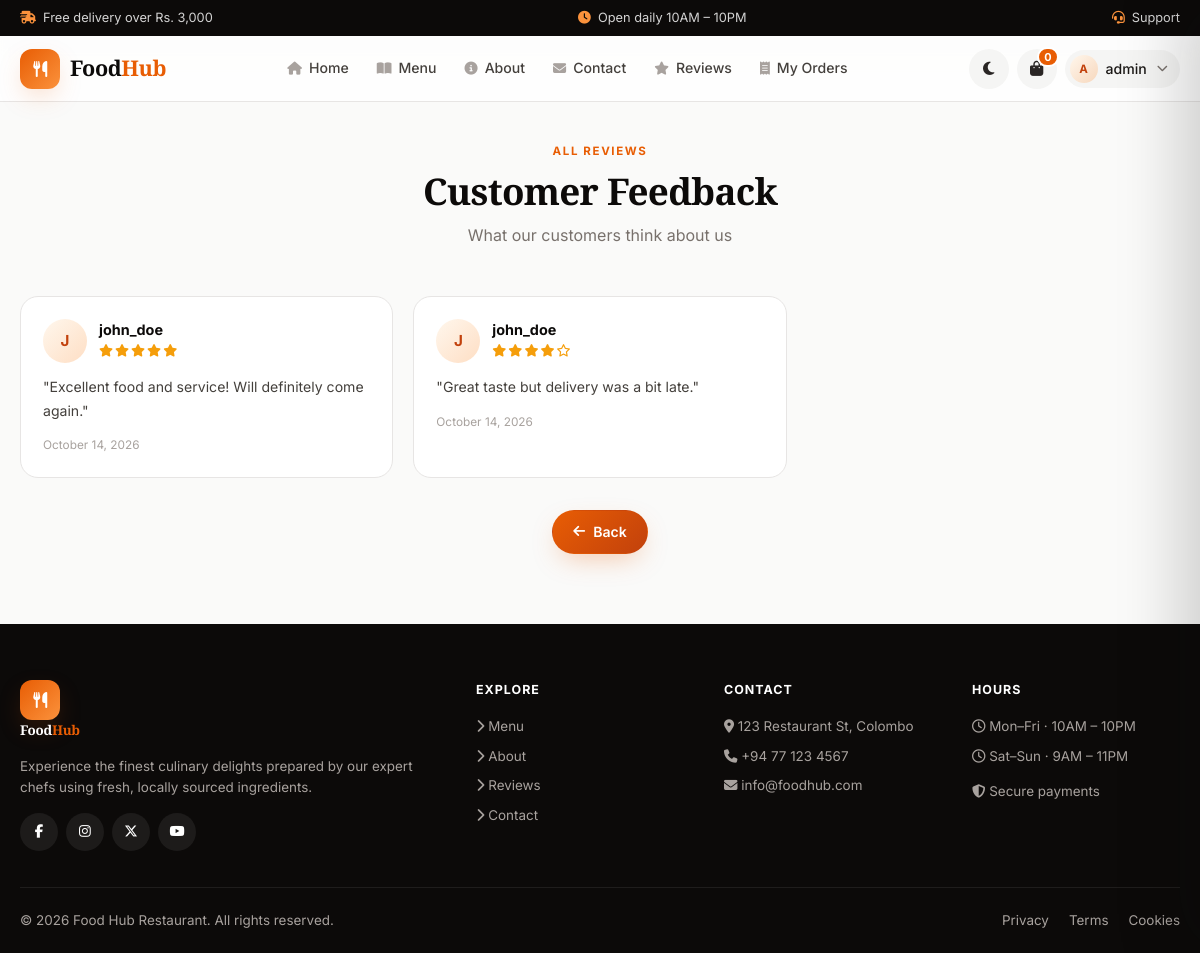
/feedback_all.php (signed in), run on the app's committed database.
### tables this page shows
CREATE TABLE feedback (
    id INT AUTO_INCREMENT PRIMARY KEY,
    user_id INT NOT NULL,
    rating INT CHECK (rating BETWEEN 1 AND 5),
    comment TEXT NOT NULL,
    created_at TIMESTAMP DEFAULT CURRENT_TIMESTAMP,
    FOREIGN KEY (user_id) REFERENCES users(id) ON DELETE CASCADE
);

CREATE TABLE users (
    id INT AUTO_INCREMENT PRIMARY KEY,
    username VARCHAR(50) UNIQUE NOT NULL,
    email VARCHAR(100) UNIQUE NOT NULL,
    password VARCHAR(255) NOT NULL,
    user_type ENUM('customer','admin') DEFAULT 'customer',
    created_at TIMESTAMP DEFAULT CURRENT_TIMESTAMP
);

### feedback_all.php (the view, shortened to what this page needs)
<?php
include 'includes/header.php';
?>
<div class="container" style="padding-top:36px">
    <div class="sec-title">
        <span class="eyebrow">All Reviews</span>
        <h2>Customer Feedback</h2>
        <p>What our customers think about us</p>
    </div>
    <div class="fb-grid">
    <?php
    $fb = $conn->query("SELECT f.*, u.username, DATE_FORMAT(f.created_at,'%M %d, %Y') AS d FROM feedback f JOIN users u ON f.user_id=u.id ORDER BY f.created_at DESC");
    if ($fb && $fb->num_rows):
        while ($r = $fb->fetch_assoc()):
    ?>
        <div class="fb-card reveal">
            <div class="fb-head">
                <div class="avatar"><?= avatarInitial($r['username']) ?></div>
                <div style="flex:1">
                    <div class="fb-name"><?= e($r['username']) ?></div>
                    <?= renderStars((int)$r['rating']) ?>
                </div>
            </div>
            <p class="fb-comment">"<?= e($r['comment']) ?>"</p>
            <div class="fb-date mt-2"><?= e($r['d']) ?></div>
        </div>
    <?php endwhile; else: ?>
        <div class="panel empty" style="grid-column:1/-1"><i class="fa-solid fa-comments"></i><p>No feedback yet.</p></div>
    <?php endif; ?>
    </div>
    <div class="center mt-4">
        <a href="<?= url('feedback.php') ?>" class="btn btn-primary"><i class="fa-solid fa-arrow-left"></i> Back</a>
    </div>
</div>
<?php include 'includes/footer.php'; ?>

### includes/functions.php (shortened to what this page needs)
<?php
function e($s): string { return htmlspecialchars((string)$s, ENT_QUOTES, 'UTF-8'); }
function url(string $path = ''): string { return BASE_URL . ltrim($path, '/'); }
function renderStars(int $rating): string {
    $h = '<span class="stars">';
    for ($i = 1; $i <= 5; $i++) {
        $h .= $i <= $rating ? '<i class="fa-solid fa-star"></i>' : '<i class="fa-regular fa-star"></i>';
    }
    return $h . '</span>';
}
function avatarInitial(string $name): string {
    return strtoupper(mb_substr(trim($name), 0, 1));
}

### assets/css/style.css (style rules this page uses)
:root { --primary:#E85D04; --primary-dark:#C2410C; --primary-light:#FB923C; --primary-soft:#FFF7ED; --primary-glow:rgba(232,93,4,.35); --accent:#F59E0B; --bg:#FAFAF9; --surface:#FFFFFF; --surface-2:#F5F5F4; --border:#E7E5E4; --border-strong:#D6D3D1; --ink-900:#0C0A09; --ink-800:#1C1917; --ink-700:#292524; --ink-600:#44403C; --ink-500:#78716C; --ink-400:#A8A29E; --ink-300:#D6D3D1; --ink-200:#E7E5E4; --ink-100:#F5F5F4; --ink-50:#FAFAF9; --success:#10B981; --warning:#F59E0B; --danger:#EF4444; --info:#3B82F6; --r-xs:6px; --r-sm:10px; --r-md:14px; --r-lg:18px; --r-xl:24px; --r-full:999px; --sh-xs:0 1px 2px rgba(12,10,9,.05); --sh-sm:0 1px 3px rgba(12,10,9,.06),0 1px 2px rgba(12,10,9,.04); --sh-md:0 4px 12px rgba(12,10,9,.07),0 2px 4px rgba(12,10,9,.04); --sh-lg:0 12px 32px rgba(12,10,9,.10),0 4px 8px rgba(12,10,9,.05); --sh-xl:0 24px 48px -12px rgba(12,10,9,.20); --sh-glow:0 10px 28px -8px var(--primary-glow); --ease:cubic-bezier(.4,0,.2,1); --dur:.22s; }
* { margin:0;padding:0;box-sizing:border-box }
html { scroll-behavior:smooth;-webkit-text-size-adjust:100% }
body { font-family:'Inter',-apple-system,BlinkMacSystemFont,'Segoe UI',sans-serif; font-size:15px;line-height:1.6;color:var(--ink-800); background:var(--bg);-webkit-font-smoothing:antialiased; min-height:100vh;display:flex;flex-direction:column; transition:background var(--dur) var(--ease),color var(--dur) var(--ease); }
a { color:inherit;text-decoration:none }
.container { width:100%;max-width:1240px;margin:0 auto;padding:0 20px }
.btn { display:inline-flex;align-items:center;justify-content:center;gap:8px;padding:10px 20px;border-radius:var(--r-full);font-weight:600;font-size:.88rem;transition:all var(--dur) var(--ease);white-space:nowrap;border:1.5px solid transparent;cursor:pointer }
.btn i { font-size:.85rem }
.btn-primary { background:linear-gradient(135deg,var(--primary),var(--primary-dark));color:#fff;box-shadow:var(--sh-glow) }
.sec-title { text-align:center;margin-bottom:48px;max-width:640px;margin-inline:auto }
.eyebrow { display:inline-block;font-size:.72rem;font-weight:700;letter-spacing:.14em;text-transform:uppercase;color:var(--primary);margin-bottom:10px }
.sec-title h2 { font-family:'Playfair Display',serif;font-size:clamp(1.6rem,3.4vw,2.3rem);color:var(--ink-900);letter-spacing:-.02em;line-height:1.15;margin-bottom:10px }
.sec-title p { color:var(--ink-500);font-size:1rem }
.fb-grid { display:grid;grid-template-columns:repeat(auto-fill,minmax(300px,1fr));gap:20px }
.fb-card { background:var(--surface);border:1px solid var(--border);border-radius:var(--r-lg);padding:22px;transition:all var(--dur) var(--ease) }
.fb-head { display:flex;align-items:center;gap:12px;margin-bottom:12px }
.avatar { width:44px;height:44px;border-radius:50%;display:grid;place-items:center;background:linear-gradient(135deg,var(--primary-soft),rgba(251,146,60,.3));color:var(--primary-dark);font-weight:700;font-size:.95rem;flex-shrink:0 }
.fb-name { font-weight:700;color:var(--ink-900);font-size:.9rem;line-height:1.2 }
.fb-date { font-size:.74rem;color:var(--ink-400) }
.stars { color:var(--accent);letter-spacing:1px;font-size:.78rem }
.stars i { margin-right:1px }
.fb-comment { color:var(--ink-600);font-size:.88rem;line-height:1.65 }
.reveal { opacity:0;transform:translateY(18px);transition:opacity .6s var(--ease),transform .6s var(--ease) }
.reveal.in { opacity:1;transform:translateY(0) }
.center { text-align:center }
.mt-2 { margin-top:14px }
.mt-4 { margin-top:32px }

### data on the page
feedback: user.username "J", user.username "john_doe", comment "Excellent food and service! Will definitely come again.", d "October 14, 2026"
feedback: user.username "J", user.username "john_doe", comment "Great taste but delivery was a bit late.", d "October 14, 2026"

### other printed values
avatarInitial($user['username']) "A"
$user['username'] "admin"
